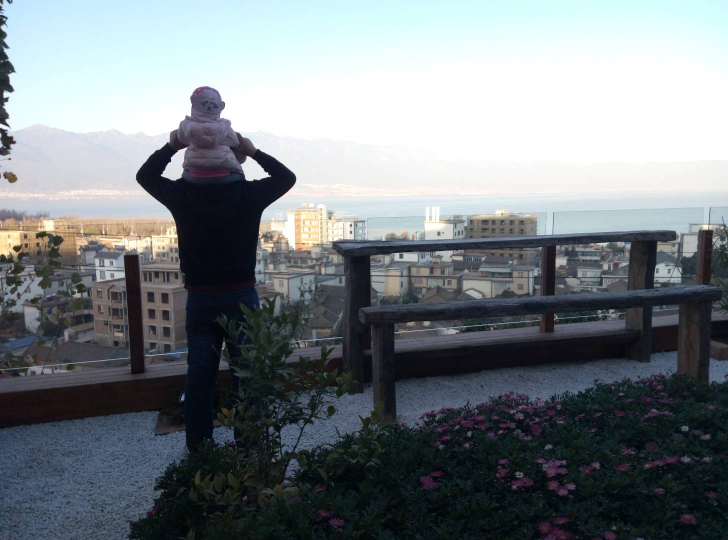
#> input picture Semi-Finished/test5.jpg, 1456 x 1080 px (shown at 1/2 size)
$ python color.py
#> lines starting #> are read from the running program, lines starting #| are printed output that depends on the picture
# -*- coding:utf-8 -*-
from PIL import Image
import os
from PIL import Image, ImageFont, ImageDraw
import argparse

IMG = r'./test5.jpg'  # 文件路径

WIDTH = 145  # 定义输出画面的宽度
HEIGHT = 108  # 定义
ascii_char = list(
    "$@B%8&WM#*oahkbdpqwmZO0QLCJUYXzcvunxrjft/\|()1{}[]?-_+~<>i!lI;:,\"^`'. "
)  # 所用字符列表


# 将256灰度映射到70个字符上
def get_char(r, g, b, alpha=256):  # alpha透明度
    if alpha == 0:
        return ' '
    length = len(ascii_char)
    gray = int(0.2126 * r + 0.7152 * g + 0.0722 * b)  # 计算灰度
    unit = (256.0 + 1) / length
    return ascii_char[int(gray / unit)]  # 不同的灰度对应着不同的字符


# 通过灰度来区分色块
#该部分以下和灰度值字符画区别所在
if __name__ == '__main__':
    im = Image.open(IMG)
#> im is the input picture: PIL image 1456x1080 RGB; mean R, G, B 120.9, 127.8, 131.9
    WIDTH = int(im.width / 6)  #高度比例为原图的1/6较好，由于字体宽度
#> WIDTH = 242
    HEIGHT = int(im.height / 15)  #高度比例为原图的1/15较好，由于字体高度
#> HEIGHT = 72
    im_txt = Image.new("RGB", (im.width, im.height), (255, 255, 255))
#> im_txt: PIL image 1456x1080 RGB; every value is 255
    im = im.resize((WIDTH, HEIGHT), Image.NEAREST)
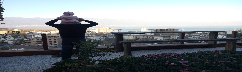
#> im: PIL image 242x72 RGB; mean R, G, B 121.2, 128.1, 132.2
    txt = ""
    colors = []
    for i in range(HEIGHT):
        for j in range(WIDTH):
            pixel = im.getpixel((j, i))
            colors.append((pixel[0], pixel[1], pixel[2]))  #记录像素颜色信息
            if (len(pixel) == 4):
                txt += get_char(pixel[0], pixel[1], pixel[2], pixel[3])
            else:
                txt += get_char(pixel[0], pixel[1], pixel[2])
        txt += '\n'
        colors.append((255, 255, 255))
    dr = ImageDraw.Draw(im_txt)
    font = ImageFont.load_default().font  #获取字体
    x = y = 0
    #获取字体的宽高
    font_w, font_h = font.getsize(txt[1])
#> (the run stopped early here; a loop or call above may not have finished)

$ run again, with Semi-Finished/test6.jpg copied over Semi-Finished/test5.jpg
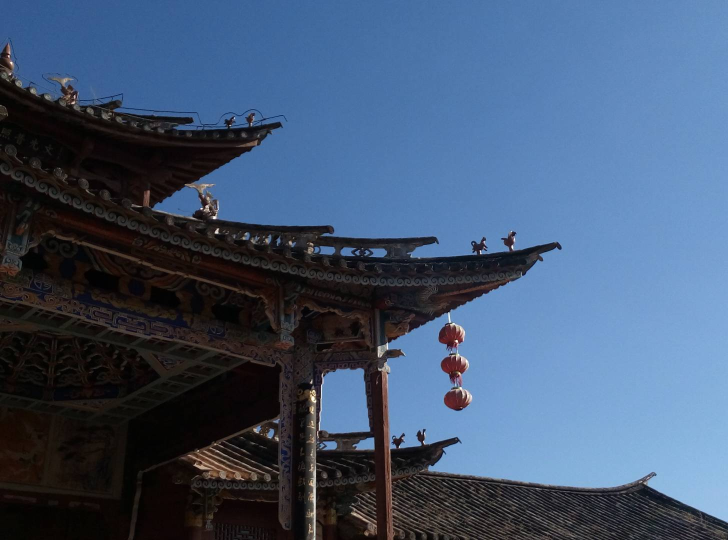
#> input picture Semi-Finished/test6.jpg, 1456 x 1080 px (shown at 1/2 size)
#> im is the input picture: PIL image 1456x1080 RGB; mean R, G, B 66, 86, 113.7
#> im_txt: PIL image 1456x1080 RGB; every value is 255
#> `im = im.resize((WIDTH, HEIGHT), Image.NEAREST)`:
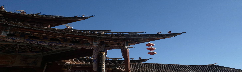
#> im: PIL image 242x72 RGB; mean R, G, B 66.1, 86.2, 113.8
